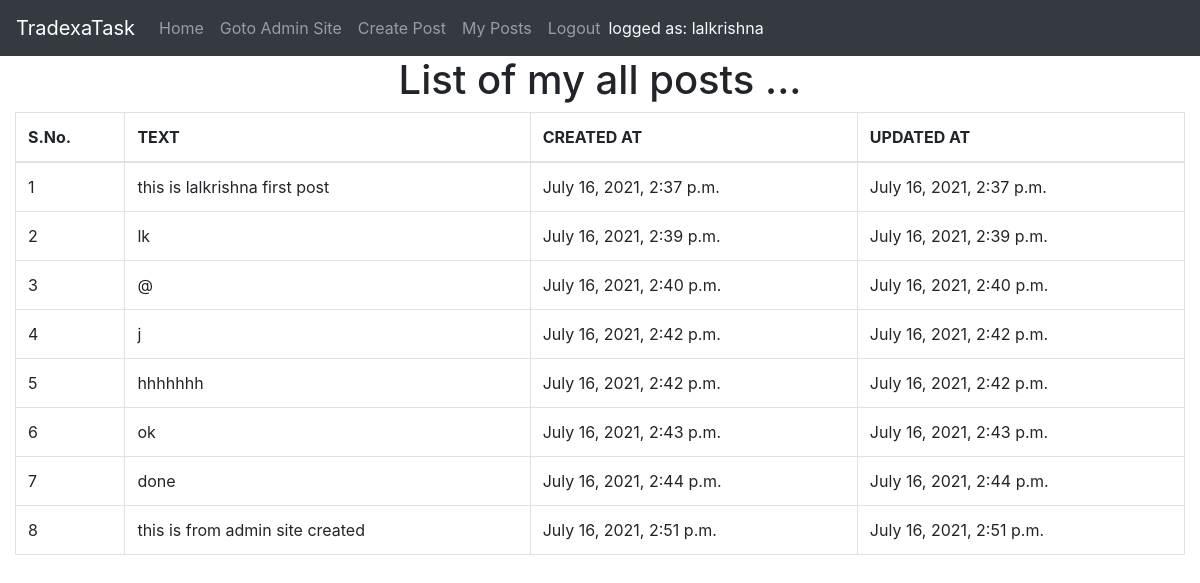
/user/myposts/ (signed in), run on the app's committed database.
### user/models.py (models this page shows)
class User(AbstractUser):
    pass

class Post(models.Model):
    user = models.ForeignKey(get_user_model(), on_delete=models.CASCADE)
    text = models.TextField()
    created_at = models.DateTimeField(auto_now_add=True)
    updated_at = models.DateTimeField(auto_now=True)

### user/views.py (the view)
# urls.py: path('myposts/', views.myposts, name='myposts'),
@login_required()
def myposts(request):
    return render(request, 'user/myposts.html')

### templates/user/myposts.html (shortened to what this page needs)
{% extends 'base.html' %}
{% block content %}
    <div class="container-fluid" align="center">
        <h1>List of my all posts ...</h1>
        <table class="table table-bordered">
            <thead>
                <th>S.No.</th>
                <th>TEXT</th>
                <th>CREATED AT</th>
                <th>UPDATED AT</th>
            </thead>
            <tbody>
                {% for post in user.post_set.all %}
                <tr>
                    <td>{{forloop.counter}}</td>
                    <td>{{post.text}}</td>
                    <td>{{post.created_at}}</td>
                    <td>{{post.updated_at}}</td>
                </tr>
                {% endfor %}
            </tbody>
        </table>
    </div>
{% endblock %}

### templates/base.html (shortened to what this page needs)
<!DOCTYPE html>
{% load static %}
<html lang="en">
<head>
    <link rel="stylesheet" type="text/css" href="https://maxcdn.bootstrapcdn.com/bootstrap/4.5.2/css/bootstrap.min.css">
    <link rel="stylesheet" type="text/css" href="{% static 'css/style.css' %}">
</head>
<body>
    <nav class="navbar navbar-expand-sm bg-dark navbar-dark">
        <a class="navbar-brand" href="/">TradexaTask</a>
        <div class="collapse navbar-collapse" id="collapsibleNavbar">
            <ul class="navbar-nav">
                <li class="nav-item">
                    <a class="nav-link" href="/">Home</a>
                </li>
                <li class="nav-item">
                    <a class="nav-link"  href="/admin/">Goto Admin Site</a>
                </li>
                {% if user.is_authenticated %}
                <li class="nav-item">
                    <a class="nav-link"  href="/user/createpost/">Create Post</a>
                </li>
                <li class="nav-item">
                    <a class="nav-link"  href="/user/myposts/">My Posts</a>
                </li>
                <li class="nav-item">
                    <a class="nav-link" href="/accounts/logout/">Logout</a>
                </li>
                <li class="nav-item">
                    <span class="navbar-text text-light">logged as: {{user.username}}</span>
                </li>
                {% endif %}
            </ul>
        </div>
    </nav>
    {% block content %}
    {% endblock %}
</body>
</html>

### static/css/style.css (style rules this page uses)
body { background-image: url(https://media.istockphoto.com/photos/yellow-background-picture-id1032083272?k=6&m=1032083272&s=612x612&w=0&h=UfQGfNpNfFtsH0-WKb-QT7wydzdXB7yTY5Hc9iWm_l4=); background-size:cover; }

### data on the page
User: username "lalkrishna"
Post: text "this is lalkrishna first post", created_at "July 16, 2021, 2:37 p.m.", updated_at "July 16, 2021, 2:37 p.m."
Post: text "lk", created_at "July 16, 2021, 2:39 p.m.", updated_at "July 16, 2021, 2:39 p.m."
Post: text "@", created_at "July 16, 2021, 2:40 p.m.", updated_at "July 16, 2021, 2:40 p.m."
Post: text "j", created_at "July 16, 2021, 2:42 p.m.", updated_at "July 16, 2021, 2:42 p.m."
Post: text "hhhhhhh", created_at "July 16, 2021, 2:42 p.m.", updated_at "July 16, 2021, 2:42 p.m."
Post: text "ok", created_at "July 16, 2021, 2:43 p.m.", updated_at "July 16, 2021, 2:43 p.m."
Post: text "done", created_at "July 16, 2021, 2:44 p.m.", updated_at "July 16, 2021, 2:44 p.m."
Post: text "this is from admin site created", created_at "July 16, 2021, 2:51 p.m.", updated_at "July 16, 2021, 2:51 p.m."
